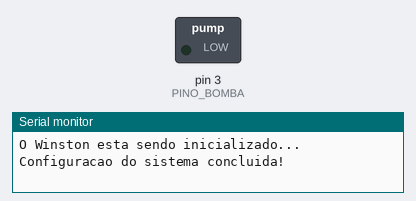
A sketch run on a simulated Arduino Uno, built with avr-gcc and run on an emulated ATmega328P. Parts: switched loads named in the sketch (green lamp = pin HIGH), the last lines printed to the serial monitor.

Above: at 0.1 s.
At 30.1 s:
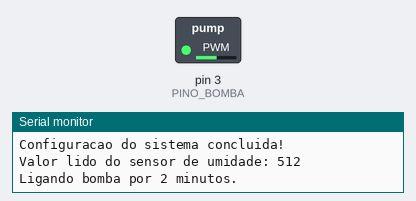
Timing chart, 0 to 31.6 s (numbered marks = the images above):
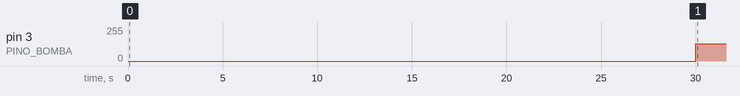

Measured:
- by itself, pin 3 (PINO_BOMBA): 0/255 → 130/255 at 30.0 s

The sketch:

HDC.ino
```cpp
#define PINO_ADC_SENSOR_TERRA A0 // pino do Amplificador de Sinal relacionado a resistencia da Terra
#define PINO_BOMBA 3 // pino da Bomba
#define TEMPO_LEITURA_SENSOR_TERRA 30000 // 1 minuto
//#define tempoLeitura 600000 // 10 minutos
#define tempoLoop 10 // 10 milisegundos (Tempo para disparo do loop)

long tempoBombaLigada = 0; // Vari avel que indica o tempo em que a bomba ficara ligada (milisegundos)
int loopsAteLeitura = 0; //Variavel contador de loops para executar leitura
long contadorLoops = 0; // Variavel para contar quantos loops foram executados

long horaAgora = 0;
long horaUltimaLeitura = 0;
long horaBombaLigada = 0;

enum ESTADO_PROGRAMA{
  ESTADO_AGUARDANDO_LEITURA_SENSOR, //Aguardando o tempo para a leitura
  ESTADO_AGUARDANDO_BOMBA_LIGADA    //Aguardando o termino da bomba
};

enum ESTADO_PROGRAMA estadoPrograma;

void setup()
{
  Serial.begin(9600);
  Serial.print("\nO Winston esta sendo inicializado...");

  pinMode(PINO_ADC_SENSOR_TERRA, INPUT);
  pinMode(PINO_BOMBA, OUTPUT);

  // Define estado inicial
  estadoPrograma = ESTADO_AGUARDANDO_LEITURA_SENSOR;


  analogWrite(PINO_BOMBA, 0);
  // Obtém o time atual
  horaAgora = millis();

  Serial.print("\nConfiguracao do sistema concluida!");
}

void loop()
{
  // Obtém o time atual
  horaAgora = millis();

  // Operações enquanto esta aguardando tempo para ler o sensor
  if (estadoPrograma == ESTADO_AGUARDANDO_LEITURA_SENSOR){

      // Verifica se já passou o tempo necessário desde a última leitura do sensor de umidade terra
      if( (horaAgora - horaUltimaLeitura) >= TEMPO_LEITURA_SENSOR_TERRA){

       int adcSensorTerra = leituraADCSensorTerra();

       long millisLigarBomba = tempoLigarBomba(adcSensorTerra);

        if(millisLigarBomba > 0){
            Serial.print("\nLigando bomba por ");
            Serial.print(millisLigarBomba/60000);
            Serial.print(" minutos.");

            analogWrite(PINO_BOMBA, 130);

            horaBombaLigada = millis();

            tempoBombaLigada = millisLigarBomba;

            estadoPrograma = ESTADO_AGUARDANDO_BOMBA_LIGADA;
        }else{
          Serial.print("\nNao precisa ligar essa porra.");
        }

        horaUltimaLeitura = millis();
      }

  }

  // Operações enquanto esta aguardando tempo para desligar bomba
  if (estadoPrograma == ESTADO_AGUARDANDO_BOMBA_LIGADA){

   if((millis() - horaBombaLigada) >= tempoBombaLigada){

     Serial.print("\nDesligando bomba!");

     analogWrite(PINO_BOMBA, 0);

     horaUltimaLeitura = millis();

     estadoPrograma = ESTADO_AGUARDANDO_LEITURA_SENSOR;
   }

  }
}

/*
 * Converte milisegundos para horas formatada no padrão HH:mm:ss
 */
String millisParaStringHora(long millisTempo) {
  // Calcula quantos segundos no tempo recebido
  long segundosTempo = millisTempo / 1000L;

  // Obtém a parte de horas
  int horas = (int)((segundosTempo / 60L) / 60L);

  //Retira a parte de horas
  segundosTempo -= (horas * 3600L);

  //Obtém a parte de minutos
  int minutos = (int)(segundosTempo / 60L);

  // Retira a parte de minutos
  segundosTempo -= minutos * 60L;

  //Obtém a parte de segundos
  int segundos = (int)segundosTempo;

  //Vetor para armazenar a hora formatada
  char charTempo[9];

  //Format a hora
  sprintf(charTempo, "%02d:%02d:%02d", (int)horas, (int)minutos, (int)segundos);

  return String(charTempo);
}

int leituraADCSensorTerra()
{
  // Leitura do ADC (Analogic to Digital Converter) do sensor de umidade da terra
  int adcSensorTerra = analogRead(PINO_ADC_SENSOR_TERRA  );

  Serial.print("\nValor lido do sensor de umidade: ");
  Serial.print(adcSensorTerra);

  return adcSensorTerra;
}

long tempoLigarBomba(int adcSensorTerra)
{
  int verificador;
  tempoBombaLigada = 0;
  int contadorMLinha = 0;
  // X = Faixa Inicio
  // Y = Faixa Fim
  // Z = Tempo de execucao da bomba

  //                            X   Y   Z
 int matrizFaixaTempo[][3] = { {0, 256, 1}, {257, 512, 2}, {513, 768, 3}, {514, 1024, 4} };

 int matrizTamanho = sizeof(matrizFaixaTempo);

 for(int indexVetor = 0; indexVetor <  matrizTamanho; indexVetor++){

   int* itemFaixaTempo = matrizFaixaTempo[indexVetor];

   int valorMinimo = itemFaixaTempo[0];
   int valorMaximo = itemFaixaTempo[1];

   if(adcSensorTerra >= valorMinimo && adcSensorTerra <= valorMaximo){
     tempoBombaLigada = itemFaixaTempo[2] * 60000;
     return tempoBombaLigada;
   }

 }
 return 0;
}
```
